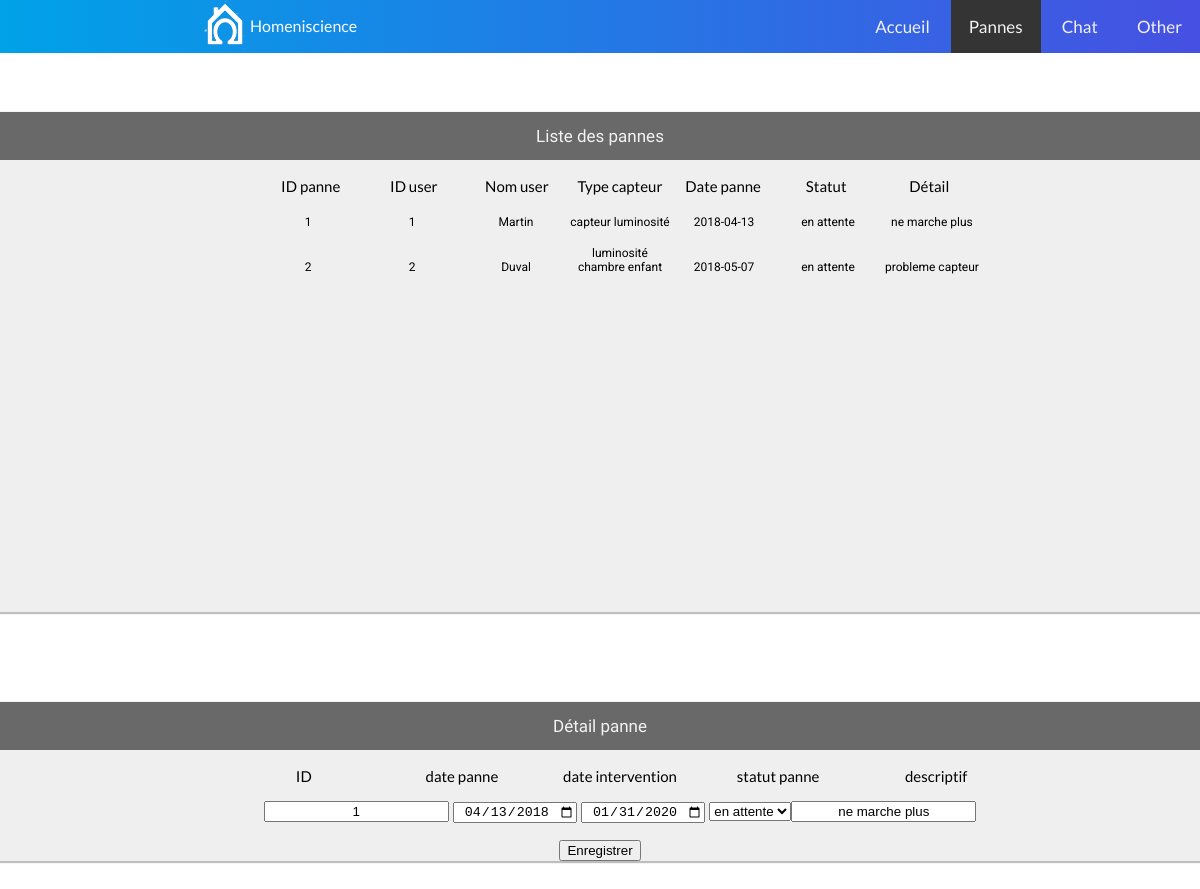
/page/support/panne/index/1, run on an earlier commit of the app's database.
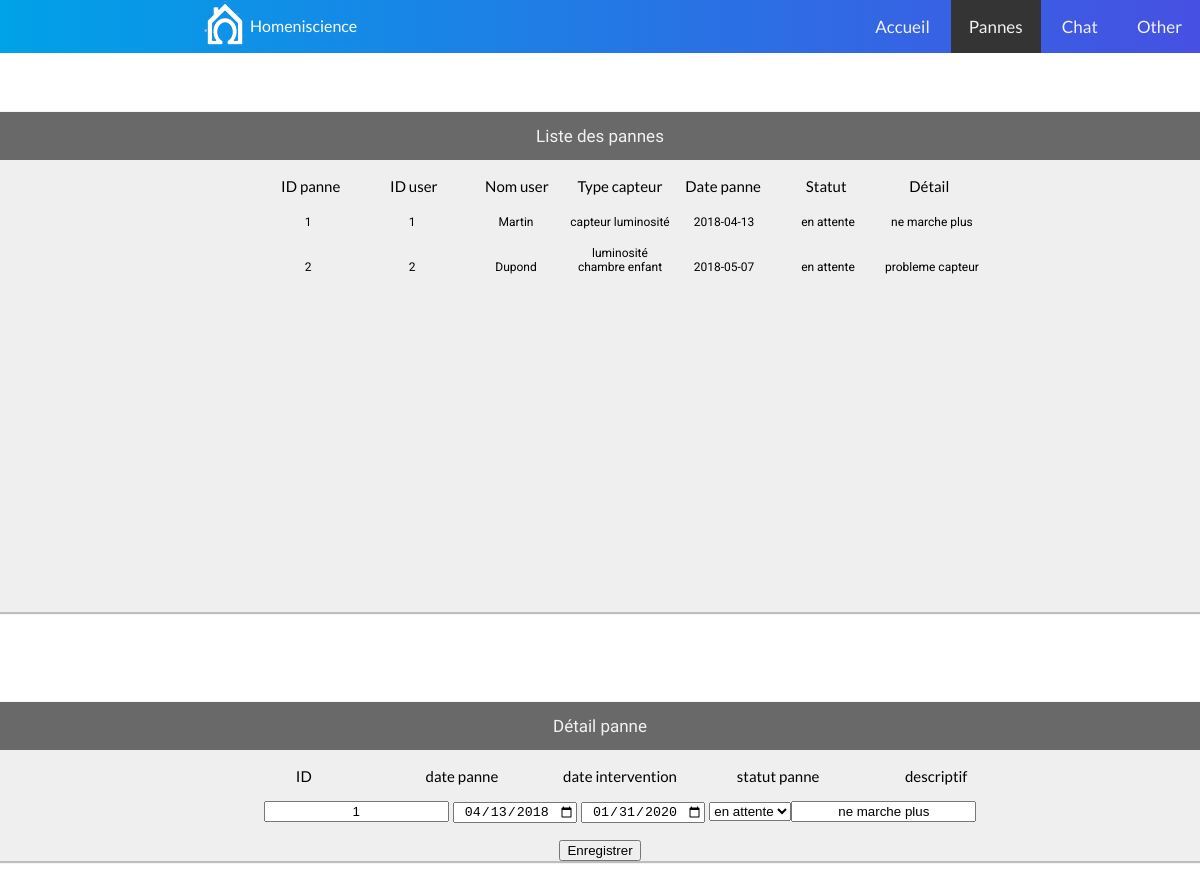
And on a later commit of the database.
### tables this page shows
CREATE TABLE `panne` (
  `ID` int(11) NOT NULL,
  `ID_equipement` int(11) NOT NULL,
  `ID_type_statut` int(11) NOT NULL,
  `date_panne` date NOT NULL,
  `date_intervention` date NOT NULL,
  `descriptif_panne` varchar(8000) NOT NULL
);

CREATE TABLE `utilisateur` (
  `ID` int(11) NOT NULL,
  `ID_domicile` int(11) NOT NULL,
  `email` varchar(50) NOT NULL,
  `mot_de_passe` varchar(60) NOT NULL,
  `nom` varchar(50) NOT NULL,
  `prenom` varchar(50) NOT NULL,
  `adresse` varchar(50) NOT NULL,
  `numero_fixe` varchar(50) NOT NULL,
  `numero_mobile` varchar(50) NOT NULL,
  `ID_type_utilisateur` int(11) NOT NULL,
  `ID_langue` int(11) NOT NULL,
  `image` varchar(50) NOT NULL,
  `ID_theme` int(11) NOT NULL,
  `ID_mode_paiement` int(11) NOT NULL
);

CREATE TABLE `domicile` (
  `ID` int(11) NOT NULL,
  `ID_utilisateur_principal` int(11) NOT NULL,
  `nom` varchar(50) NOT NULL,
  `nombre_pieces` int(11) NOT NULL,
  `superficie` int(11) NOT NULL,
  `ID_type_habitation` int(11) NOT NULL,
  `numero_habitation` char(5) NOT NULL,
  `rue` varchar(50) NOT NULL,
  `code_postal` char(5) NOT NULL,
  `pays` varchar(50) NOT NULL,
  `ID_confidentialite` int(11) NOT NULL,
  `ID_gestionnaire` int(11) NOT NULL
);

CREATE TABLE `equipement` (
  `ID` int(11) NOT NULL,
  `ID_piece` int(11) NOT NULL,
  `ID_domicile` int(11) NOT NULL,
  `nom` varchar(50) NOT NULL,
  `ID_type_equipement` int(11) NOT NULL
);

CREATE TABLE `type_statut` (
  `ID` int(11) NOT NULL,
  `nom_type` varchar(50) NOT NULL
);

### page/support/panne/index.php (called while the page is built)
<?php
require('support_modele.php');
try {
  $reponse = afficherPannes();
  $details = afficherDetails();
  $detailsType = afficherTypes();
  require('support_vue.php');
}catch (Exception $e) {
  echo 'Erreur : '.$e->getMessage();
}
?>

### page/support/panne/support_modele.php (called while the page is built, shortened)
<?php
try {
  $bdd = new PDO('mysql:host=localhost;dbname=homeniscience;charset=utf8', 'root', '');
} catch (Exception $e) {
  die('Erreur : '.$e->getMessage());
}
function afficherPannes() {
  global $bdd;
  $reponse = $bdd->query('SELECT *,
    equipement.nom AS nom_equipement,
    utilisateur.nom AS nom_utilisateur
    FROM panne
    INNER JOIN type_statut ON panne.ID_type_statut = type_statut.ID
    INNER JOIN equipement ON panne.ID_equipement = equipement.ID
    INNER JOIN piece ON equipement.ID_piece = piece.ID
    INNER JOIN domicile ON piece.ID_domicile = domicile.ID
    INNER JOIN utilisateur on domicile.ID_utilisateur_principal = utilisateur.ID');
    return $reponse;
  }
  function afficherDetails() {
    global $bdd;
    $reponse = $bdd->prepare('SELECT *,
      panne.ID AS panne_ID
      FROM panne
      INNER JOIN type_statut
      ON panne.ID_type_statut = type_statut.ID
      WHERE panne.ID = ?');
      $reponse->execute(array($_GET['id']));
      return $reponse;
    }
    function afficherTypes() {
      global $bdd;
      $reponse = $bdd->query('SELECT * FROM type_statut');
      return $reponse;
    }
    ?>

### page/support/panne/support_vue.php (the view, shortened to what this page needs)
<!DOCTYPE html>
<html>
<head>
  <link rel="stylesheet" href="/homeniscience/page/support/panne/support.css">
</head>
<?php require('../header2.php'); ?>
<br>
<body>
  <div class="container">
    <div class="column">
      <article class="main">
        <a class="probleme">Liste des pannes</a>
        <ul class="liste">
          <li>ID panne</li>
          <li>ID user</li>
          <li>Nom user</li>
          <li>Type capteur</li>
          <li>Date panne</li>
          <li>Statut</li>
          <li>Détail</li>
        </ul>
        <?php
        while ($donnees = $reponse->fetch()) {
          echo '<a href="/homeniscience/page/support/panne/index/'.$donnees['ID'].'#detail">';
          echo '<ul class="listepanne">';
          echo '<li>'.$donnees['ID'].'</li> ';
          echo '<li>'.$donnees['ID_utilisateur_principal'].'</li> ';
          echo '<li>'.$donnees['nom_utilisateur'].'</li> ';
          echo '<li>'.$donnees['nom_equipement'].'</li> ';
          echo '<li>'.$donnees['date_panne'].'</li> ';
          echo '<li>'.$donnees['nom_type'].'</li> ';
          echo '<li>'.$donnees['descriptif_panne'].'</li> ';
          echo '</ul>';
          echo '</a>';
        }
        ?>
      </article>
    </div>
  </div>
  <div class="container">
    <div class="column">
      <article id="detail">
        <a class="probleme" href="#">Détail panne</a>
        <ul class="listeDetail">
          <li>ID</li>
          <li>date panne</li>
          <li>date intervention</li>
          <li>statut panne</li>
          <li>descriptif</li>
        </ul>
        <form class="" action="/homeniscience/page/support/panne/form_edit_pannes.php" method="post">
          <?php
          while ($donnees = $details->fetch()) {
            echo '<ul class="listepanne"> ';
            echo '<input type="text" name="ID" value="'.$donnees['panne_ID'].'"> ';
            echo '<input type="date" name="date_panne" value="'.$donnees['date_panne'].'"> ';
            echo '<input type="date" name="date_intervention" value="'.$donnees['date_intervention'].'"> ';
            echo '<select name="ID_statut">';
            while ($donneesType = $detailsType->fetch()) {
              if($donneesType['ID'] == $donnees['ID_type_statut']) {
                echo'<option value="'.$donneesType['ID'].'" selected>'.$donneesType['nom_type'].'</option>';
              }else {
                echo'<option value="'.$donneesType['ID'].'">'.$donneesType['nom_type'].'</option>';
              }
            }
            echo '</select>';
            echo '<input type="text" name="descriptif" value="'.$donnees['descriptif_panne'].'"> ';
            echo '</ul> ';
          }
          ?>
          <input type="submit" name="" value="Enregistrer">
        </form>
      </article>
    </div>
  </div>
</body>
</html>

What changed in the data, as far as the page shows it:
changed through a linked row, panne "probleme capteur": utilisateur.nom "Duval" → "Dupond"
